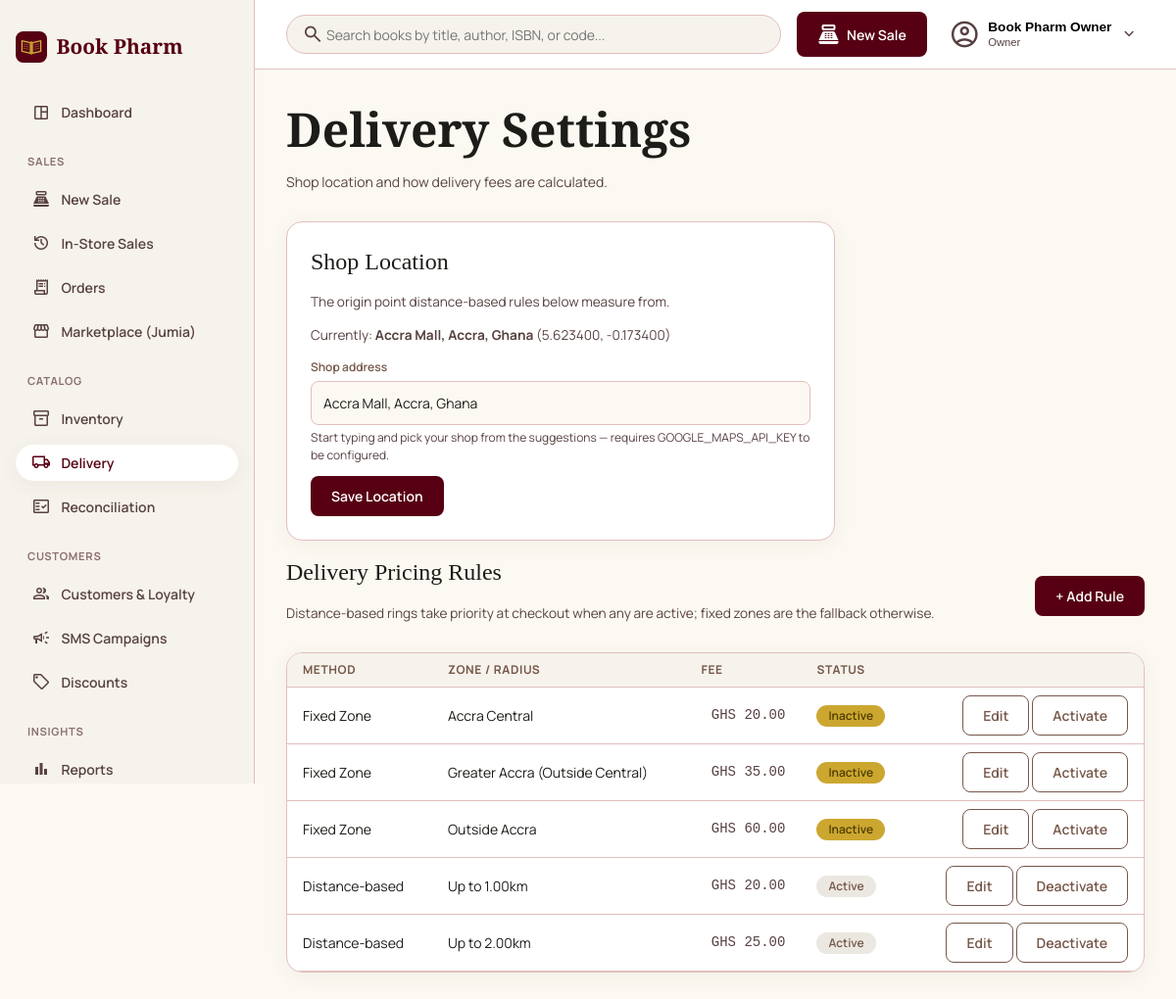
/portal/delivery/ (signed in), run on the app's committed database.
### apps/accounts/models.py (models this page shows, shortened)
class User(AbstractBaseUser, PermissionsMixin):
    class Role(models.TextChoices):
        OWNER = 'OWNER', 'Owner'
        ATTENDANT = 'ATTENDANT', 'Attendant'
    email = models.EmailField(unique=True)
    full_name = models.CharField(max_length=150, blank=True)
    role = models.CharField(max_length=10, choices=Role.choices, default=Role.OWNER)
    is_active = models.BooleanField(default=True)
    is_staff = models.BooleanField(default=False)
    date_joined = models.DateTimeField(default=timezone.now)
    objects = UserManager()
    USERNAME_FIELD = 'email'
    REQUIRED_FIELDS = []

### apps/fulfillment/models.py (models this page shows, shortened)
class ShopLocation(models.Model):
    address = models.CharField(max_length=255, blank=True)
    latitude = models.DecimalField(max_digits=9, decimal_places=6, null=True, blank=True)
    longitude = models.DecimalField(max_digits=9, decimal_places=6, null=True, blank=True)
    updated_at = models.DateTimeField(auto_now=True)
    @classmethod
    def load(cls):
        obj, _ = cls.objects.get_or_create(pk=1)
        return obj
    @property
    def is_configured(self):
        return self.latitude is not None and self.longitude is not None

class DeliveryPricingRule(models.Model):
    class Method(models.TextChoices):
        FIXED_ZONE = 'FIXED_ZONE', 'Fixed Zone'
        DISTANCE_BASED = 'DISTANCE_BASED', 'Distance-based'
        MANUAL = 'MANUAL', 'Manual per order'
    method = models.CharField(max_length=14, choices=Method.choices, default=Method.FIXED_ZONE)
    zone_name = models.CharField(max_length=100, blank=True, help_text='FIXED_ZONE only, e.g. "Accra Central".')
    radius_km = models.DecimalField(
        max_digits=5, decimal_places=2, null=True, blank=True,
        help_text='DISTANCE_BASED only — upper bound of this ring, e.g. 2.00 for "up to 2km from the shop".',
    )
    fee = models.DecimalField(max_digits=10, decimal_places=2, default=Decimal('0'))
    is_active = models.BooleanField(default=True)
    created_at = models.DateTimeField(auto_now_add=True)
    class Meta:
        ordering = ['radius_km', 'zone_name']

### apps/portal/delivery_views.py (the view)
# urls.py: path('delivery/', delivery_views.delivery_settings, name='delivery_settings'),
@login_required
def delivery_settings(request):
    return _render_list(request)

### apps/fulfillment/forms.py (shortened to what this page needs)
class ShopLocationForm(forms.ModelForm):
    class Meta:
        model = ShopLocation
        fields = ['address', 'latitude', 'longitude']
        widgets = {
            'latitude': forms.HiddenInput(),
            'longitude': forms.HiddenInput(),
        }

### apps/portal/delivery_views.py (called while the page is built)
def _list_context(request):
    paginator = Paginator(DeliveryPricingRule.objects.all(), PAGE_SIZE)
    return {
        'active_nav': 'delivery',
        'shop_location': ShopLocation.load(),
        'location_form': ShopLocationForm(instance=ShopLocation.load()),
        'page_obj': paginator.get_page(request.GET.get('page')),
        'panel_open': False,
        'rule_form': None,
        'editing_rule': None,
    }

def _render_list(request, extra_context=None):
    context = _list_context(request)
    context.update(extra_context or {})
    template = CONTENT_TEMPLATE if _is_htmx(request) else PAGE_TEMPLATE
    return render(request, template, context)

### apps/portal/htmx.py (called while the page is built)
def is_htmx(request):
    return request.headers.get('HX-Request') == 'true'

### apps/storefront/cart.py (called while the page is built)
    def __len__(self):
        return sum(self.cart.values())

### apps/storefront/context_processors.py (called while the page is built)
def cart_context(request):
    return {'cart_count': len(Cart(request))}

def nav_context(request):
    return {'nav_categories': Category.objects.all()}

def google_maps_context(request):
    return {'google_maps_api_key': settings.GOOGLE_MAPS_API_KEY}

### templates/portal/delivery/list.html (shortened to what this page needs)
{% extends 'portal/base.html' %}
{% block content %}
{% include 'portal/delivery/_content.html' %}
{% endblock %}

### templates/portal/base.html (shortened to what this page needs)
{% load static %}
<!DOCTYPE html>
<html lang="en">
<head>
  <link rel="stylesheet" href="{% static 'css/base.css' %}">
  <link rel="stylesheet" href="{% static 'css/theme-portal.css' %}">
  <link rel="stylesheet" href="{% static 'css/portal-layout.css' %}">
</head>
<body>
  <div class="portal-shell" x-data="{ sidebarOpen: false }">
    <aside class="portal-sidebar" :class="{ 'is-open': sidebarOpen }">
      <a class="portal-sidebar__brand" href="{% url 'portal:dashboard' %}">
        <img src="{% static 'img/logo.svg' %}" alt="" width="32" height="32">
        <span>Book Pharm</span>
      </a>
      <nav class="portal-sidebar__nav" @click="sidebarOpen = false">
        <a href="{% url 'portal:dashboard' %}" class="{% if active_nav == 'dashboard' %}is-active{% endif %}">
          <span class="material-symbols-outlined">space_dashboard</span> Dashboard
        </a>
        <p class="portal-sidebar__section-label">Sales</p>
        <a href="{% url 'portal:register_create' %}" class="{% if active_nav == 'register' %}is-active{% endif %}">
          <span class="material-symbols-outlined">point_of_sale</span> New Sale
        </a>
        <a href="{% url 'portal:register_list' %}" class="{% if active_nav == 'register_list' %}is-active{% endif %}">
          <span class="material-symbols-outlined">history</span> In-Store Sales
        </a>
        <a href="{% url 'portal:order_list' %}" class="{% if active_nav == 'orders' %}is-active{% endif %}">
          <span class="material-symbols-outlined">receipt_long</span> Orders
        </a>
        <a href="{% url 'portal:marketplace_list' %}" class="{% if active_nav == 'marketplace' %}is-active{% endif %}">
          <span class="material-symbols-outlined">storefront</span> Marketplace (Jumia)
        </a>
        <p class="portal-sidebar__section-label">Catalog</p>
        <a href="{% url 'portal:book_list' %}" class="{% if active_nav == 'catalog' %}is-active{% endif %}">
          <span class="material-symbols-outlined">inventory_2</span> Inventory
        </a>
        <a href="{% url 'portal:delivery_settings' %}" class="{% if active_nav == 'delivery' %}is-active{% endif %}">
          <span class="material-symbols-outlined">local_shipping</span> Delivery
        </a>
        <a href="{% url 'portal:reconciliation_list' %}" class="{% if active_nav == 'reconciliation' %}is-active{% endif %}">
          <span class="material-symbols-outlined">fact_check</span> Reconciliation
        </a>
        <p class="portal-sidebar__section-label">Customers</p>
        <a href="{% url 'portal:customer_list' %}" class="{% if active_nav == 'customers' %}is-active{% endif %}">
          <span class="material-symbols-outlined">group</span> Customers &amp; Loyalty
        </a>
        <a href="{% url 'portal:campaign_list' %}" class="{% if active_nav == 'messaging' %}is-active{% endif %}">
          <span class="material-symbols-outlined">campaign</span> SMS Campaigns
        </a>
        <a href="{% url 'portal:discount_list' %}" class="{% if active_nav == 'discounts' %}is-active{% endif %}">
          <span class="material-symbols-outlined">sell</span> Discounts
        </a>
        <p class="portal-sidebar__section-label">Insights</p>
        <a href="{% url 'portal:reports_sales' %}" class="{% if active_nav == 'reports' %}is-active{% endif %}">
          <span class="material-symbols-outlined">bar_chart</span> Reports
        </a>
      </nav>
    </aside>
    <div class="portal-columns">
      <header class="portal-topbar">
        <form class="portal-topbar__search" method="get" action="{% url 'portal:book_list' %}" x-data="{ searchOpen: false }" :class="{ 'is-open': searchOpen }">
          <button type="button" class="portal-topbar__search-toggle" @click="searchOpen = !searchOpen" aria-label="Toggle search">
            <span class="material-symbols-outlined">search</span>
          </button>
          <input type="search" name="q" placeholder="Search books by title, author, ISBN, or code...">
        </form>
        <a href="{% url 'portal:register_create' %}" class="btn btn--primary portal-topbar__new-sale">
          <span class="material-symbols-outlined">point_of_sale</span> <span class="portal-topbar__new-sale-label">New Sale</span>
        </a>
        <div class="portal-topbar__user" x-data="{ open: false }" @click.outside="open = false">
          <button type="button" class="portal-topbar__user-trigger" @click="open = !open">
            <span class="material-symbols-outlined">account_circle</span>
            <span class="portal-topbar__user-meta">
              <span class="portal-topbar__user-name">{{ request.user.full_name|default:request.user.email }}</span>
              <span class="portal-topbar__user-role">{{ request.user.get_role_display }}</span>
            </span>
            <span class="material-symbols-outlined portal-topbar__user-chevron" :class="{ 'is-open': open }">expand_more</span>
          </button>
        </div>
      </header>
      <main class="portal-main">
        {% block content %}{% endblock %}
      </main>
    </div>
  </div>
</body>
</html>

### templates/portal/delivery/_content.html (shortened to what this page needs)
<div id="delivery-content">
  <header class="portal-page-header">
    <div>
      <h1>Delivery Settings</h1>
      <p class="text-muted">Shop location and how delivery fees are calculated.</p>
    </div>
  </header>
  <div class="card" style="margin-bottom: var(--space-stack-md); max-width: 560px;">
    <h3>Shop Location</h3>
    <p class="text-muted" style="font-size: 0.85rem;">The origin point distance-based rules below measure from.</p>
    {% if shop_location.is_configured %}
    <p class="text-muted" style="font-size: 0.85rem;">Currently: <strong>{{ shop_location.address }}</strong> ({{ shop_location.latitude }}, {{ shop_location.longitude }})</p>
    {% endif %}
    <form method="post" action="{% url 'portal:shop_location_update' %}">
      <div class="form-field">
        <label class="form-label" for="{{ location_form.address.id_for_label }}">Shop address</label>
        {{ location_form.address }}
        <p class="form-help">Start typing and pick your shop from the suggestions{% if not google_maps_api_key %} — requires GOOGLE_MAPS_API_KEY to be configured{% endif %}.</p>
      </div>
      <button type="submit" class="btn btn--primary" style="margin-top: 0.75rem;">Save Location</button>
    </form>
  </div>
  <header class="portal-page-header">
    <div>
      <h3 style="margin: 0;">Delivery Pricing Rules</h3>
      <p class="text-muted" style="font-size: 0.85rem;">Distance-based rings take priority at checkout when any are active; fixed zones are the fallback otherwise.</p>
    </div>
    <button class="btn btn--primary" hx-get="{% url 'portal:pricing_rule_create' %}" hx-target="#delivery-content" hx-swap="outerHTML">
      + Add Rule
    </button>
  </header>
  <div class="card catalog-table-card">
    <table class="table">
      <thead>
        <tr>
          <th>Method</th>
          <th>Zone / Radius</th>
          <th class="text-right">Fee</th>
          <th>Status</th>
          <th></th>
        </tr>
      </thead>
      <tbody>
        {% for rule in page_obj %}
        <tr>
          <td>{{ rule.get_method_display }}</td>
          <td>
            {% if rule.method == 'FIXED_ZONE' %}{{ rule.zone_name }}
            {% elif rule.method == 'DISTANCE_BASED' %}Up to {{ rule.radius_km }}km
            {% else %}&mdash;{% endif %}
          </td>
          <td class="text-right mono">GHS {{ rule.fee }}</td>
          <td>
            {% if rule.is_active %}<span class="badge badge--ok">Active</span>{% else %}<span class="badge">Inactive</span>{% endif %}
          </td>
          <td class="text-right">
            <button class="btn btn--secondary" hx-get="{% url 'portal:pricing_rule_update' rule.pk %}" hx-target="#delivery-content" hx-swap="outerHTML">Edit</button>
            <form method="post" action="{% url 'portal:pricing_rule_toggle_active' rule.pk %}" style="display: inline;">
              <button type="submit" class="btn btn--secondary">{% if rule.is_active %}Deactivate{% else %}Activate{% endif %}</button>
            </form>
          </td>
        </tr>
        {% empty %}
        <tr><td colspan="5" class="text-muted">No delivery pricing rules yet.</td></tr>
        {% endfor %}
      </tbody>
    </table>
  </div>
</div>

### static/css/base.css (style rules this page uses)
*, *::before, *::after { box-sizing: border-box; }
body { margin: 0; background: var(--color-background); color: var(--color-on-background); font-family: var(--font-body); font-size: var(--text-body-md-size); line-height: var(--text-body-md-line); }
h1, h2, h3, h4 { font-family: var(--font-display); margin: 0 0 var(--space-stack-sm); color: var(--color-on-surface); }
h1 { font-size: var(--text-display-lg-size); font-weight: var(--text-display-lg-weight); line-height: var(--text-display-lg-line); }
h3 { font-size: var(--text-headline-md-size); font-weight: var(--text-headline-md-weight); line-height: var(--text-headline-md-line); }
a { color: var(--color-primary); }
.card { background: var(--color-surface-container-lowest); border: 1px solid var(--color-outline-variant); border-radius: var(--radius-lg); padding: var(--space-card-padding, 24px); box-shadow: 0 4px 20px rgba(92, 64, 51, 0.06); }
.btn { display: inline-block; font-family: var(--font-body); font-weight: 600; font-size: var(--text-body-md-size); border-radius: var(--radius-md); padding: 0.625rem 1.25rem; border: 1px solid transparent; cursor: pointer; text-decoration: none; }
.btn--primary { background: var(--color-primary); color: var(--color-on-primary); }
.btn--secondary { background: transparent; color: var(--color-secondary); border-color: var(--color-secondary); }
.badge { display: inline-block; border-radius: var(--radius-full); padding: 0.125rem 0.75rem; font-size: var(--text-label-md-size); font-weight: 600; background: var(--color-tertiary-container); color: var(--color-on-tertiary-container); }
.badge--ok { background: var(--color-surface-container-high); color: var(--color-secondary); }
.text-muted { color: var(--color-on-surface-variant); }
.text-right { text-align: right; }
.mono { font-family: monospace; color: var(--color-on-surface-variant); }
input[type="text"], input[type="search"], input[type="number"], input[type="email"], input[type="password"], input[type="date"], select, textarea { width: 100%; background: var(--color-surface); border: 1px solid var(--color-outline-variant); border-radius: var(--radius-md); padding: 0.75rem; font-family: var(--font-body); font-size: var(--text-body-md-size); color: var(--color-on-surface); }

### static/css/theme-portal.css (style rules this page uses)
:root { --color-surface: #fcf9f2; --color-surface-dim: #dcdad3; --color-surface-bright: #fcf9f2; --color-surface-container-lowest: #ffffff; --color-surface-container-low: #f6f3ec; --color-surface-container: #f0eee7; --color-surface-container-high: #ebe8e1; --color-surface-container-highest: #e5e2db; --color-on-surface: #1c1c18; --color-on-surface-variant: #584141; --color-outline: #8c7071; --color-outline-variant: #e0bfbf; --color-primary: #570013; --color-on-primary: #ffffff; --color-primary-container: #800020; --color-on-primary-container: #ff828a; --color-secondary: #765749; --color-on-secondary: #ffffff; --color-secondary-container: #fed4c2; --color-on-secondary-container: #795a4c; --color-tertiary: #735c00; --color-on-tertiary: #ffffff; --color-tertiary-container: #cca730; --color-on-tertiary-container: #4f3d00; --color-error: #ba1a1a; --color-on-error: #ffffff; --color-error-container: #ffdad6; --color-on-error-container: #93000a; --color-background: #fcf9f2; --color-on-background: #1c1c18; --font-display: 'EB Garamond', serif; --font-body: 'Manrope', sans-serif; --text-display-lg-size: 48px; --text-display-lg-weight: 600; --text-display-lg-line: 1.2; --text-headline-lg-size: 32px; --text-headline-lg-weight: 500; --text-headline-lg-line: 1.3; --text-headline-md-size: 24px; --text-headline-md-weight: 500; --text-headline-md-line: 1.4; --text-body-lg-size: 16px; --text-body-lg-line: 1.6; --text-body-md-size: 14px; --text-body-md-line: 1.5; --text-label-md-size: 12px; --text-label-md-weight: 600; --text-label-md-tracking: 0.05em; --radius-sm: 0.25rem; --radius-md: 0.5rem; --radius-lg: 1rem; --radius-xl: 1.5rem; --radius-full: 9999px; --space-sidebar-width: 260px; --space-margin: 32px; --space-card-padding: 24px; --space-stack-sm: 8px; --space-stack-md: 16px; --space-stack-lg: 32px; }

### data on the page
User: user.full_name "Book Pharm Owner", user.role "Owner"
ShopLocation: address "Accra Mall, Accra, Ghana", latitude "5.623400", longitude "-0.173400"
DeliveryPricingRule: method "Fixed Zone", zone_name "Accra Central", fee "20.00", is_active "Inactive"
DeliveryPricingRule: method "Fixed Zone", zone_name "Greater Accra (Outside Central)", fee "35.00", is_active "Inactive"
DeliveryPricingRule: method "Fixed Zone", zone_name "Outside Accra", fee "60.00", is_active "Inactive"
DeliveryPricingRule: method "Distance-based", radius_km "1.00", fee "20.00", is_active "Active"
DeliveryPricingRule: method "Distance-based", radius_km "2.00", fee "25.00", is_active "Active"
